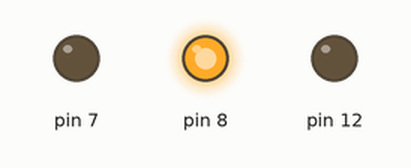
Simulated run of this sketch. Board: Arduino Uno, built with avr-gcc and run on an emulated ATmega328P. Parts: output pins drawn as LEDs (lit = HIGH).

Above: at 0.02 s.
At 0.7 s:
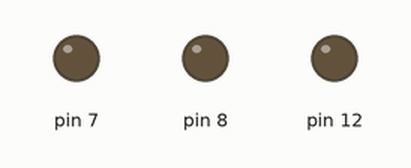
At 5.7 s:
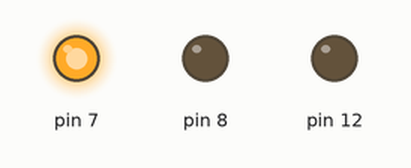
At 6.47 s:
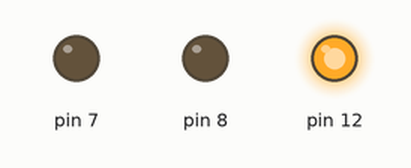
Timing chart, 0 to 9.8 s (numbered marks = the images above):
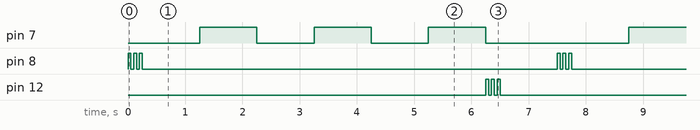

Measured:
- by itself, pin 7: repeats every 7.5 s: 2 × (LOW 1.0 s, HIGH 1.0 s), LOW 2.5 s, HIGH 1.0 s
- by itself, pin 8, pin 12: repeats every 7.5 s: 2 × (LOW 0.05 s, HIGH 0.05 s), LOW 7.3 s, HIGH 0.05 s
- by itself, everything shown: repeats every 7.5 s, in 17 steps

The sketch:

project_2_SOS_message.ino
```cpp
void setup() {
  // put your setup code here, to run once:

pinMode(12,OUTPUT);
pinMode(8,OUTPUT);
pinMode(7,OUTPUT);


}

void loop() {
  // put your main code here, to run repeatedly:

digitalWrite(8,HIGH);
delay(50);
digitalWrite(8,LOW);
delay(50);
digitalWrite(8,HIGH);
delay(50);                                //          S
digitalWrite(8,LOW);
delay(50);
digitalWrite(8,HIGH);
delay(50);
digitalWrite(8,LOW);
delay(1000);

digitalWrite(7,HIGH);
delay(1000);
digitalWrite(7,LOW);
delay(1000);
digitalWrite(7,HIGH);
delay(1000);                                         //         O
digitalWrite(7,LOW);
delay(1000);
digitalWrite(7,HIGH);
delay(1000);
digitalWrite(7,LOW);


digitalWrite(12,HIGH);
delay(50);
digitalWrite(12,LOW);
delay(50);
digitalWrite(12,HIGH);
delay(50);                                       //                S
digitalWrite(12,LOW);
delay(50);
digitalWrite(12,HIGH);
delay(50);
digitalWrite(12,LOW);
delay(1000);


}
```
